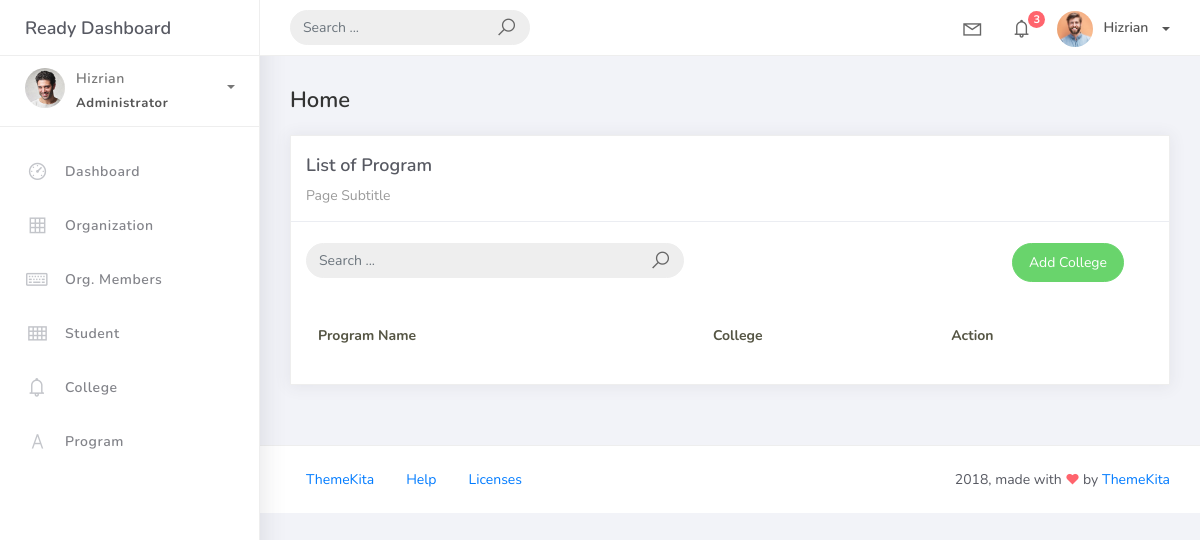
The app's page /program_list, older data.
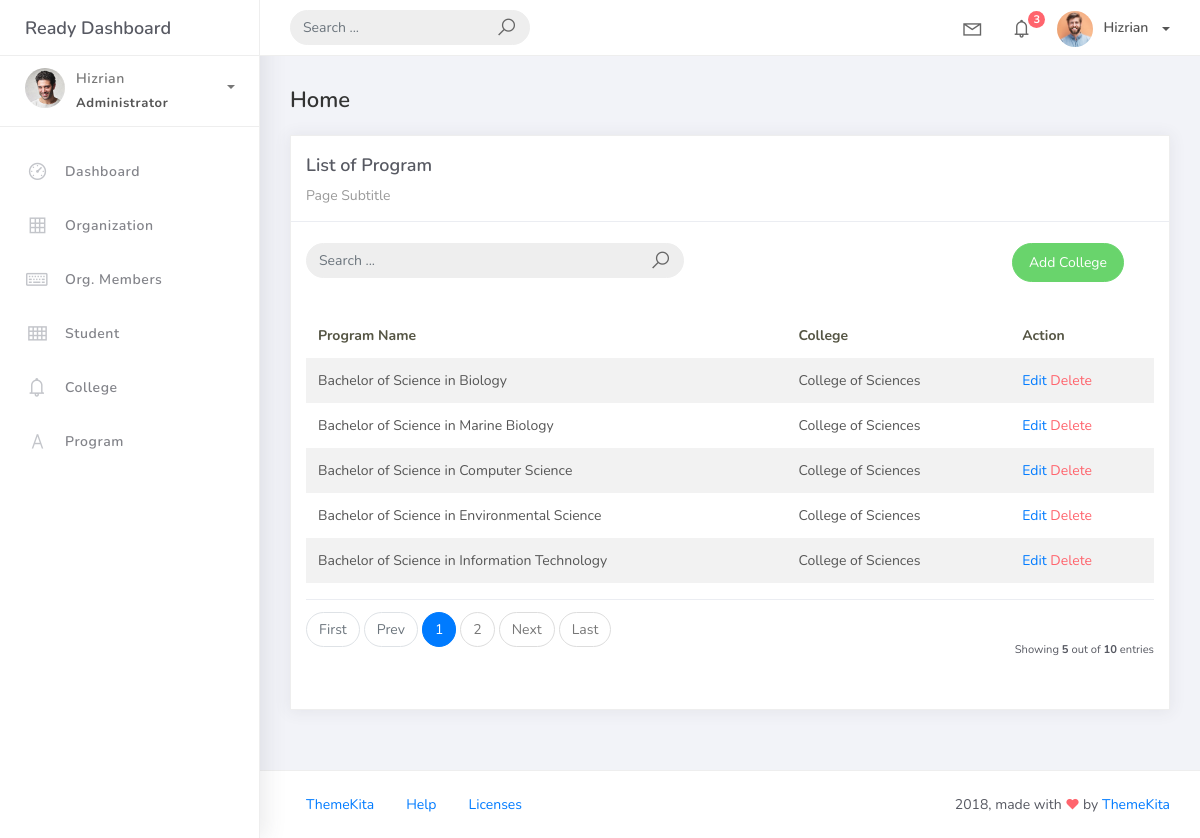
The same page, newer data.
### studentorg/models.py (models this page shows, shortened)
class BaseModel(models.Model):
    created_at = models.DateTimeField(auto_now_add=True, db_index=True)
    updated_at = models.DateTimeField(auto_now=True)
    class Meta:
        abstract = True

class Program(BaseModel):
    prog_name = models.CharField(max_length=150)
    college = models.ForeignKey(College, on_delete=models.CASCADE)

class College(BaseModel):
    college_name = models.CharField(max_length=150)
    def __str__(self):
        return self.college_name

### studentorg/views.py (the view)
# urls.py: path('program_list', ProgramList.as_view(), name='program-list'),
class ProgramList(ListView):
    model = Program
    context_object_name = 'prog'
    template_name = 'prog_list.html'
    paginate_by = 5
    def get_queryset(self, *args, **kwargs):
        qs = super(ProgramList, self).get_queryset(*args, **kwargs)
        if self.request.GET.get("q") !=None:
            query = self.request.GET.get('q')
            qs = qs.filter(Q(prog_name__icontains=query) |
                           Q(college__college_name__icontains=query))
        return qs

### templates/prog_list.html
{% extends 'base.html' %}{% load static %}{% block content %}
<div class="content">
    <div class="container-fluid">
        <h4 class="page-title">Home</h4>
        <div class="row">
            <div class="col-md-12">
                <div class="card">
                    <div class="card-header">
                        <div class="card-title">List of Program</div>
                        <div class="card-category">Page Subtitle</div>
                    </div>
                    <br />
                        <div class="col-md-12 row">
                            <div class="col-md-6">
                                <form class="navbar-left navbar-form nav-search mr-md-3" action="{% url 'program-list' %}">
                                    <div class="input-group">
                                        <input type="text" placeholder="Search ..." class="form-control" name="q" />
                                        <div class="input-group-append">
                                        <span class="input-group-text">
                                            <i class="la la-search search-icon"></i>
                                        </span>
                                        </div>
                                    </div>
                                </form>
                            </div>
                            <div class="col-md-6">
                                <div class="pull-right">
                                    <a href="{% url 'program-add' %}" class="btn btn-success btn-rounded"> Add College</a>
                                </div>
                            </div>
                        </div>
                    <div class="card-body">
                        <table class="table table-striped mt-3">
                            <thead>
                                <tr>
                                    <th scope="col">Program Name</th>
                                    <th scope="col">College</th>
                                    <th scope="col">Action</th>
                                </tr>
                            </thead>
                            <tbody>
                                {% for object in object_list %}
                                    <tr>
                                        <td>{{ object.prog_name }}</td>
                                        <td>{{ object.college }}</td>
                                        <td>
                                            <a href="program_list/{{ object.id }}">Edit</a>
                                            <a href="program_list/{{ object.id }}/delete" class="text-danger">Delete</a>
                                        </td>
                                    </tr>
                                {% endfor %}
                            </tbody>
                        </table>
                        {% include 'includes/pagination.html' %}
                    </div>
                </div>
            </div>
        </div>
    </div>
</div>
{% endblock %}

Row changes from the older to the newer data that the page shows:
added Program: prog_name "Bachelor of Science in Biology", college "College of Sciences"
added Program: prog_name "Bachelor of Science in Marine Biology", college "College of Sciences"
added Program: prog_name "Bachelor of Science in Computer Science", college "College of Sciences"
added Program: prog_name "Bachelor of Science in Environmental Science", college "College of Sciences"
added Program: prog_name "Bachelor of Science in Information Technology", college "College of Sciences"
Text that changed along with them:
{{ object_list.count }}: (not shown) → "5"
{{ paginator.count }}: (not shown) → "10"
text now shown: "First Prev Next Last Showing out of entries"
new list line: "1"
new list line: "2"
